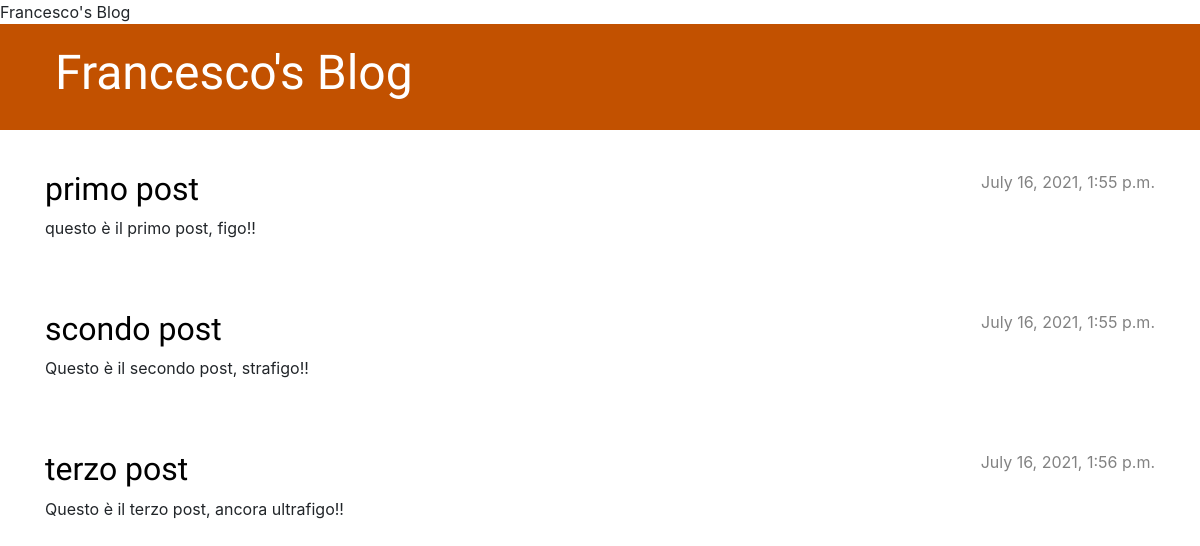
The app's page /, older data.
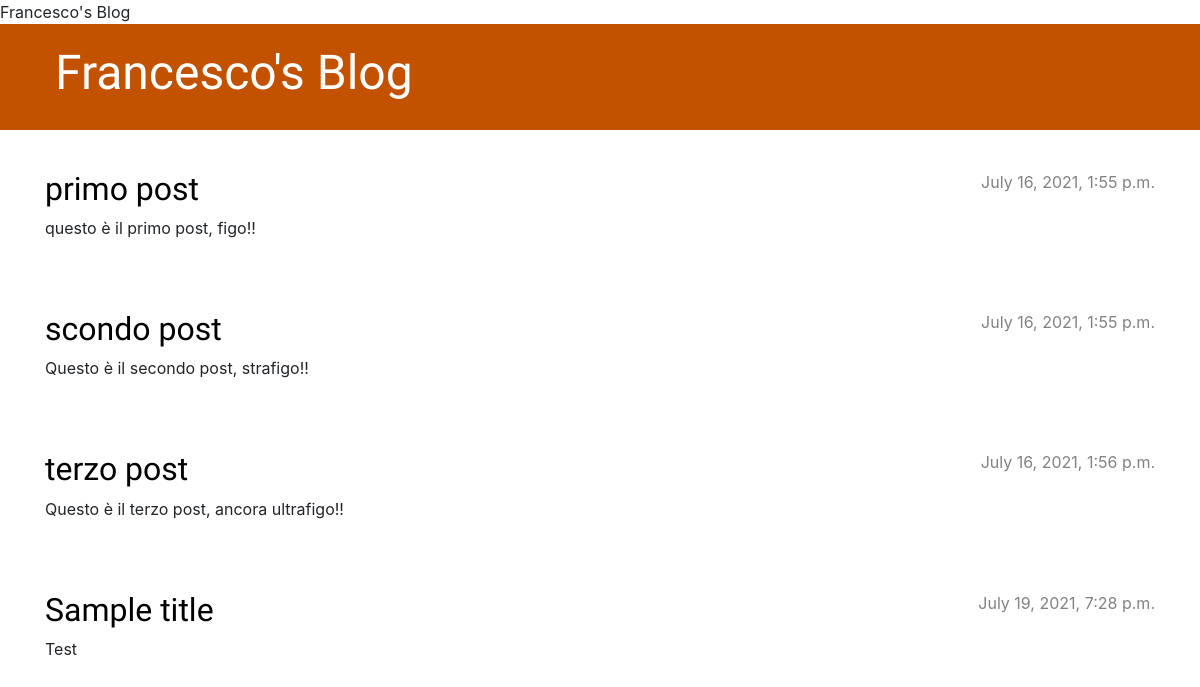
The same page, newer data.
### blog/models.py (models this page shows, shortened)
class Post(models.Model):
     author = models.ForeignKey(settings.AUTH_USER_MODEL, on_delete=models.CASCADE)
     title = models.CharField(max_length=200)
     text = models.TextField()
     created_date = models.DateTimeField(default=timezone.now)
     published_date = models.DateTimeField(blank=True, null=True)

### blog/views.py (the view)
# urls.py: path('', views.post_list, name='post_list'),
def post_list(request):
    posts = Post.objects.filter(published_date__lte=timezone.now()).order_by('published_date')
    return render(request, 'blog/post_list.html', {'posts': posts})

### blog/templates/blog/post_list.html
{% extends 'blog/base.html' %}
{% block content %}
    {% for post in posts %}
        <article class="post">
            <time class="date">
                {{ post.published_date }}
            </time>
            <h2><a href="{% url 'post_detail' pk=post.pk %}">{{ post.title }}</a></h2>
            <p>{{ post.text|linebreaksbr }}</p>
        </article>
    {% endfor %}
{% endblock %}

Row changes from the older to the newer data that the page shows:
added Post: published_date "July 19, 2021, 7:28 p.m.", title "Sample title", text "Test"
